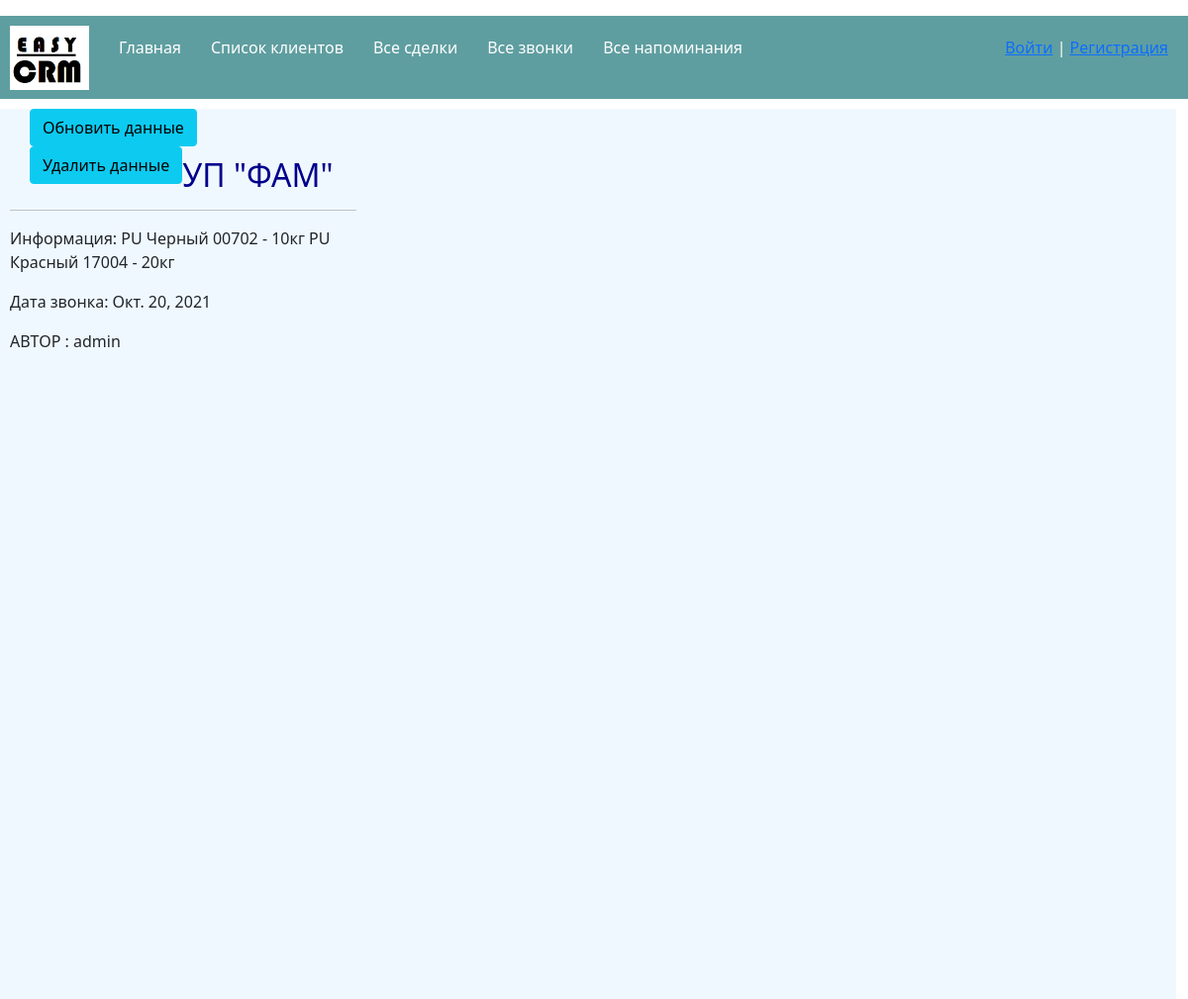
The page /detail_deal/4 on the database its author committed.
### crm/models.py (models this page shows, shortened)
class Deal(models.Model):
    client = models.ForeignKey(Client, related_name='deals', on_delete=models.CASCADE)
    commentary = models.TextField('Сделка')
    publish = models.DateField('Дата создания')
    author = models.ForeignKey(User, on_delete=models.CASCADE)

class Client(models.Model):
    client_name = models.CharField('Название клиента', max_length=100)
    lpr = models.CharField('ФИО ЛПР-а', max_length=150)
    position = models.CharField('Должность', max_length=100)
    tel_number = models.CharField('Телефон', max_length=100)
    email = models.EmailField('Е-мэил', blank=True)
    adress = models.CharField('Адрес', max_length=255)
    commentary = models.TextField('Коментарии')
    publish = models.DateTimeField('Дата создания', default=timezone.now)
    author = models.ForeignKey(User, on_delete=models.CASCADE,
                               related_name='user_clients')
    def __str__(self):
        return self.client_name

### crm/views.py (the view)
# urls.py: path('detail_deal/<int:pk>', views.DetailDeal.as_view(), name='detailed_deal'),
class DetailDeal(DetailView):
    model = models.Deal
    template_name = 'crm/detailed_deal.html'
    context_object_name = 'deal'

### crm/templates/crm/detailed_deal.html (shortened to what this page needs)
{% extends 'crm/base.html' %}
{% block content  %}
        <ul1>
    <a href="{% url 'update_deal' deal.id %}"><li><button class="btn btn-info" type="submit">Обновить данные</button></li></a>
    <a href="{% url 'delete_deal' deal.id %}"><li><button class="btn btn-info" type="submit">Удалить данные</button></li></a>
    </ul1><br><br>
        <h2>{{ deal.client}} </h2>
        <hr>
    <p> Информация: {{ deal.commentary}} </p>
    <p> Дата звонка: {{ deal.publish}} </p>
    <p> АВТОР : {{ deal.author }}</p>
{% endblock %}

### crm/static/crm/css/base.css (style rules this page uses)
* { box-sizing: border-box }
h2 { margin-left: 20px; color: darkblue; }
ul1 li { color: darkslategray; float: left; padding-left: 20px; display: block; transition: transform .6s ease; }

### rows shown on the page
Deal: client "УП \"ФАМ\"", commentary "PU Черный 00702 - 10кг PU Красный 17004 - 20кг", publish "Окт. 20, 2021", author "admin"
